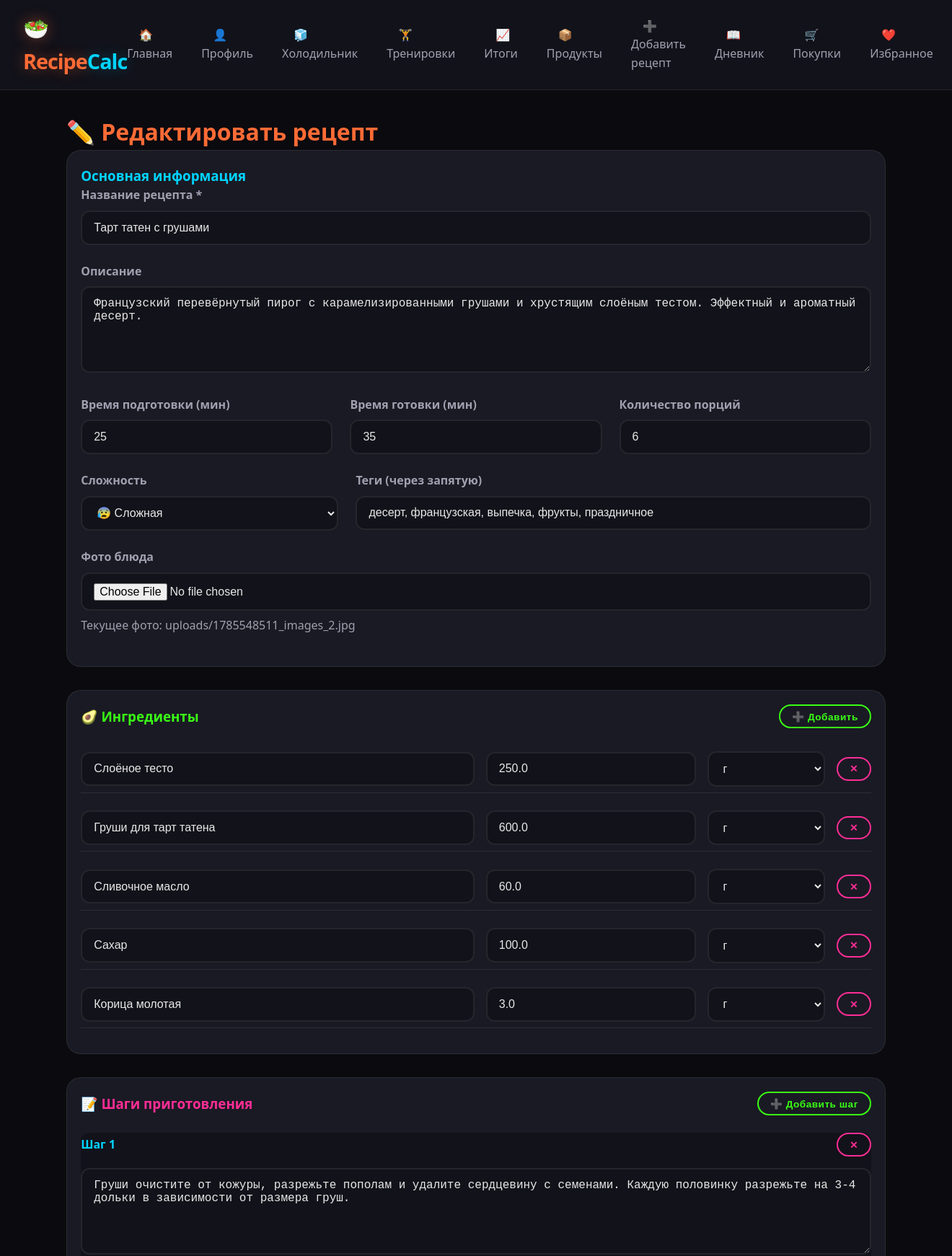
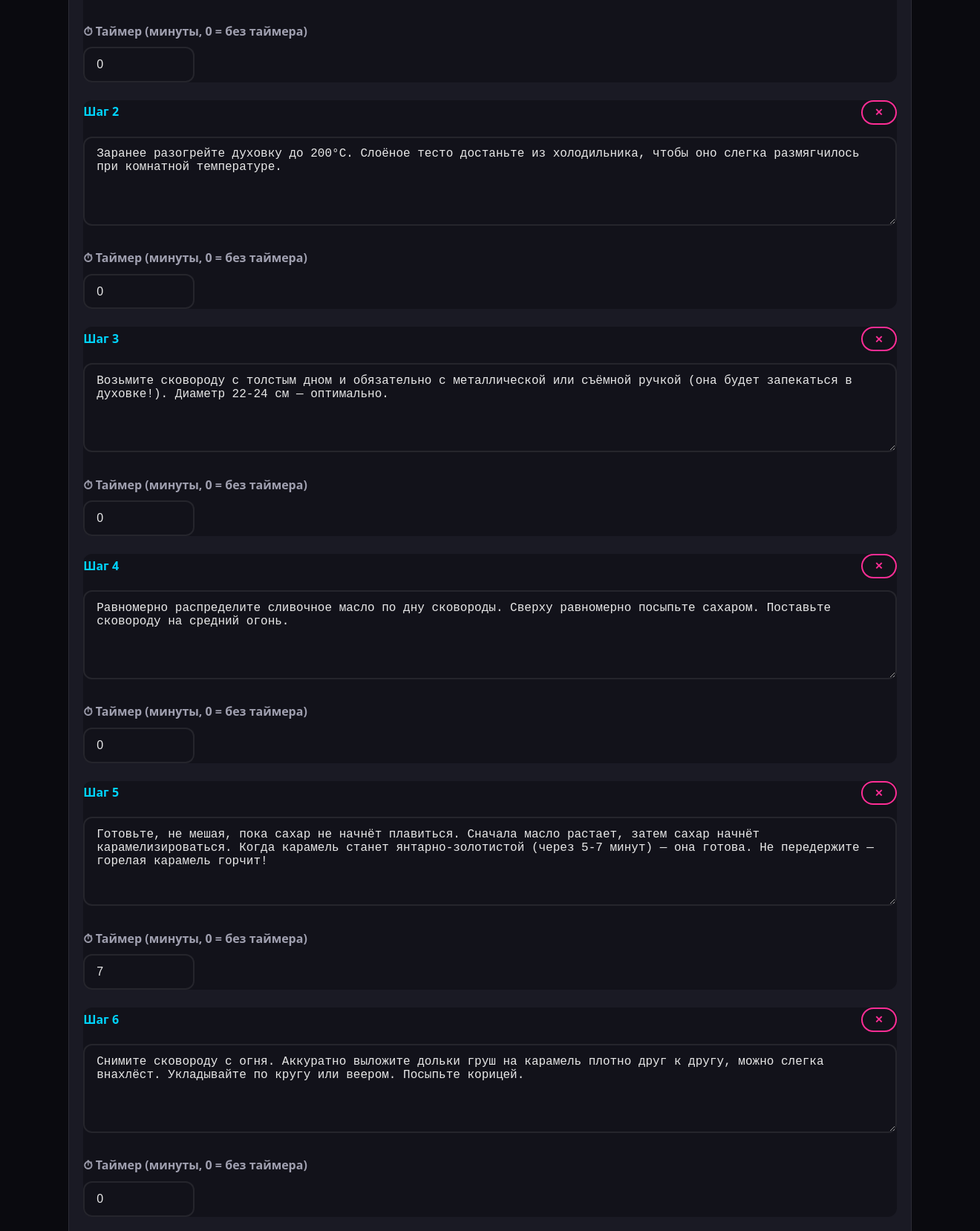
Page /recipes/16/edit (upper part) on the committed database (2 pictures, top to bottom).
### models.py (models this page shows, shortened)
class Recipe(db.Model):
    id = db.Column(db.Integer, primary_key=True)
    title = db.Column(db.String(200), nullable=False)
    description = db.Column(db.Text, default='')
    image = db.Column(db.String(300), default='')
    prep_time = db.Column(db.Integer, default=0)
    cook_time = db.Column(db.Integer, default=0)
    total_time = db.Column(db.Integer, default=0)
    default_portions = db.Column(db.Integer, default=1)
    difficulty = db.Column(db.String(20), default='easy')
    tags = db.Column(db.String(300), default='')
    instructions = db.Column(db.Text, default='')  # JSON steps
    created_at = db.Column(db.DateTime, default=datetime.utcnow)
    updated_at = db.Column(db.DateTime, default=datetime.utcnow, onupdate=datetime.utcnow)
    favorites = db.Column(db.Boolean, default=False)
    rating = db.Column(db.Float, default=0.0)
    rating_count = db.Column(db.Integer, default=0)
    ingredients = db.relationship('RecipeIngredient',
                                  backref='recipe',
                                  lazy=True,
                                  cascade="all, delete-orphan")

class RecipeIngredient(db.Model):
    id = db.Column(db.Integer, primary_key=True)
    recipe_id = db.Column(db.Integer, db.ForeignKey('recipe.id'), nullable=False)
    product_id = db.Column(db.Integer, db.ForeignKey('product.id'), nullable=False)
    product = db.relationship('Product', lazy='joined')
    quantity = db.Column(db.Float, default=0.0)
    unit = db.Column(db.String(20), default='г')

class Product(db.Model):
    id = db.Column(db.Integer, primary_key=True)
    name = db.Column(db.String(200), nullable=False, unique=True)
    calories = db.Column(db.Float, default=0.0)
    proteins = db.Column(db.Float, default=0.0)
    fats = db.Column(db.Float, default=0.0)
    carbs = db.Column(db.Float, default=0.0)
    category = db.Column(db.String(100), default='')
    image = db.Column(db.String(300), default='')
    default_unit = db.Column(db.String(20), default='г')
    price = db.Column(db.Float, default=0.0)           # Цена
    price_unit = db.Column(db.String(20), default='кг') # ← НОВОЕ: за что цена (кг, шт, л, 100г)
    created_at = db.Column(db.DateTime, default=datetime.utcnow)

### routes/recipes.py (the view, shortened to what this page needs)
@recipes_bp.route('/<int:recipe_id>/edit', methods=['GET', 'POST'])
def edit_recipe(recipe_id):
    recipe = Recipe.query.get_or_404(recipe_id)
    products = Product.query.order_by(Product.name).all()
    existing_steps = []
    if recipe.instructions:
        try:
            existing_steps = json.loads(recipe.instructions)
        except (json.JSONDecodeError, TypeError):
            existing_steps = []
    return render_template('recipe_form.html',
                           recipe=recipe,
                           products=products,
                           is_edit=True,
                           existing_steps=existing_steps)

### templates/recipe_form.html (shortened to what this page needs)
{% extends "base.html" %}
{% block content %}
<h1 style="color: var(--neon-orange);">
    {% if is_edit %}✏️ Редактировать рецепт{% else %}➕ Новый рецепт{% endif %}
</h1>
<form method="POST" enctype="multipart/form-data" id="recipeForm">
    <div class="card mb-4">
        <div class="card-body">
            <h3 style="color: var(--neon-blue);">Основная информация</h3>
            <div class="form-group">
                <label class="form-label">Название рецепта *</label>
                <input type="text" name="title" class="form-control"
                       value="{{ recipe.title if recipe else '' }}" required>
            </div>
            <div class="form-group">
                <label class="form-label">Описание</label>
                <textarea name="description" class="form-control"
                          rows="3">{{ recipe.description if recipe else '' }}</textarea>
            </div>
            <div class="d-flex gap-3 flex-wrap">
                <div class="form-group" style="flex:1;">
                    <label class="form-label">Время подготовки (мин)</label>
                    <input type="number" name="prep_time" class="form-control"
                           value="{{ recipe.prep_time if recipe else 0 }}" min="0">
                </div>
                <div class="form-group" style="flex:1;">
                    <label class="form-label">Время готовки (мин)</label>
                    <input type="number" name="cook_time" class="form-control"
                           value="{{ recipe.cook_time if recipe else 0 }}" min="0">
                </div>
                <div class="form-group" style="flex:1;">
                    <label class="form-label">Количество порций</label>
                    <input type="number" name="default_portions" class="form-control"
                           value="{{ recipe.default_portions if recipe else 1 }}" min="1">
                </div>
            </div>
            <div class="d-flex gap-3 flex-wrap">
                <div class="form-group" style="flex:1;">
                    <label class="form-label">Сложность</label>
                    <select name="difficulty" class="form-control">
                        <option value="hard" {% if recipe and recipe.difficulty == 'hard' %}selected{% endif %}>
                            😰 Сложная
                        </option>
                    </select>
                </div>
                <div class="form-group" style="flex:2;">
                    <label class="form-label">Теги (через запятую)</label>
                    <input type="text" name="tags" class="form-control"
                           value="{{ recipe.tags if recipe else '' }}"
                           placeholder="завтрак, ПП, салат">
                </div>
            </div>
            <div class="form-group">
                <label class="form-label">Фото блюда</label>
                <input type="file" name="image" class="form-control" accept="image/*">
                {% if recipe and recipe.image %}
                <p style="margin-top:0.5rem; color: var(--text-secondary);">
                    Текущее фото: {{ recipe.image }}
                </p>
                {% endif %}
            </div>
        </div>
    </div>
    <div class="card mb-4">
        <div class="card-body">
            <div class="d-flex justify-content-between align-items-center mb-3">
                <h3 style="color: var(--neon-green); margin:0;">🥑 Ингредиенты</h3>
                <button type="button" class="btn btn-success btn-sm" onclick="addIngredientRow()">
                    ➕ Добавить
                </button>
            </div>
            <div id="ingredients-container">
                {% if is_edit and recipe.ingredients %}
                    {% for ing in recipe.ingredients %}
                    <div class="ingredient-row d-flex gap-2 align-items-center mb-2">
                        <input type="text" class="form-control autocomplete-product" style="flex:2;"
                               placeholder="Начните вводить продукт..."
                               data-product-id="{{ ing.product_id }}"
                               value="{{ ing.product.name if ing.product else '' }}">
                        <input type="number" name="ingredient_quantity[]" class="form-control"
                               style="flex:1;" placeholder="Кол-во" step="0.1" min="0"
                               value="{{ ing.quantity }}" required>
                        <select name="ingredient_unit[]" class="form-control" style="flex:0.5;">
                            <option value="г" {% if ing.unit == 'г' %}selected{% endif %}>г</option>
                        </select>
                        <button type="button" class="btn btn-danger btn-sm"
                                onclick="this.closest('.ingredient-row').remove()">✕</button>
                    </div>
                    {% endfor %}
                {% endif %}
            </div>
        </div>
    </div>
    <div class="card mb-4">
        <div class="card-body">
            <div class="d-flex justify-content-between align-items-center mb-3">
                <h3 style="color: var(--neon-pink); margin:0;">📝 Шаги приготовления</h3>
                <button type="button" class="btn btn-success btn-sm" onclick="addStepRow()">
                    ➕ Добавить шаг
                </button>
            </div>
            <div id="steps-container">
                {% if is_edit and existing_steps %}
                    {% for step in existing_steps %}
                    <div class="step-row mb-3 p-3" style="background: var(--bg-secondary); border-radius: var(--radius-md);">
                        <div class="d-flex justify-content-between align-items-center mb-2">
                            <strong style="color: var(--neon-blue);">Шаг {{ step.step_number }}</strong>
                            <button type="button" class="btn btn-danger btn-sm"
                                    onclick="this.closest('.step-row').remove(); updateStepNumbers();">✕</button>
                        </div>
                        <div class="form-group">
                            <textarea name="step_text[]" class="form-control"
                                      placeholder="Опишите шаг приготовления..." rows="3">{{ step.instruction }}</textarea>
                        </div>
                        <div class="form-group">
                            <label class="form-label">⏱ Таймер (минуты, 0 = без таймера)</label>
                            <input type="number" name="step_time[]" class="form-control"
                                   value="{{ step.timer_minutes }}" min="0" style="width:150px;">
                        </div>
                    </div>
                    {% endfor %}
                {% endif %}
            </div>
        </div>
    </div>
</form>
{% endblock %}

### static/css/style.css (style rules this page uses)
:root { --bg-primary: #0a0a0f; --bg-secondary: #12121a; --bg-card: #1a1a24; --bg-card-hover: #222230; --neon-orange: #ff6b35; --neon-orange-glow: rgba(255, 107, 53, 0.4); --neon-green: #39ff14; --neon-green-glow: rgba(57, 255, 20, 0.3); --neon-blue: #00d4ff; --neon-blue-glow: rgba(0, 212, 255, 0.3); --neon-pink: #ff2d95; --neon-pink-glow: rgba(255, 45, 149, 0.3); --neon-yellow: #ffd700; --text-primary: #e8e8e8; --text-secondary: #a0a0b0; --text-muted: #6a6a7a; --border-color: rgba(255, 255, 255, 0.08); --success: #39ff14; --warning: #ffd700; --danger: #ff2d95; --radius-sm: 8px; --radius-md: 12px; --radius-lg: 20px; --radius-xl: 28px; --transition: all 0.3s cubic-bezier(0.4, 0, 0.2, 1); }
* { margin: 0; padding: 0; box-sizing: border-box; }
body { font-family: 'Segoe UI', system-ui, -apple-system, sans-serif; background: var(--bg-primary); color: var(--text-primary); line-height: 1.6; min-height: 100vh; }
.btn { display: inline-block; padding: 0.7rem 1.5rem; border: 2px solid transparent; border-radius: var(--radius-xl); font-weight: 600; text-decoration: none; cursor: pointer; transition: var(--transition); font-size: 0.95rem; letter-spacing: 0.5px; }
.btn-success { background: transparent; border-color: var(--neon-green); color: var(--neon-green); }
.btn-danger { background: transparent; border-color: var(--danger); color: var(--danger); }
.btn-sm { padding: 0.4rem 1rem; font-size: 0.85rem; }
.card { position: relative; }
.card { background: var(--bg-card); border: 1px solid var(--border-color); border-radius: var(--radius-lg); overflow: hidden; transition: var(--transition); display: flex; flex-direction: column; height: 100%; }
.card-body { padding: 1.2rem; flex: 1; display: flex; flex-direction: column; }
.form-group { margin-bottom: 1.5rem; }
.form-label { display: block; font-weight: 600; margin-bottom: 0.5rem; color: var(--text-secondary); }
.form-control { width: 100%; padding: 0.8rem 1rem; background: var(--bg-secondary); border: 2px solid var(--border-color); border-radius: var(--radius-md); color: var(--text-primary); font-size: 1rem; transition: var(--transition); }
textarea.form-control { min-height: 120px; resize: vertical; }
select.form-control { cursor: pointer; }
.mb-2 { margin-bottom: 1rem; }
.mb-3 { margin-bottom: 1.5rem; }
.mb-4 { margin-bottom: 2rem; }
.d-flex { display: flex; }
.align-items-center { align-items: center; }
.justify-content-between { justify-content: space-between; }
.gap-2 { gap: 1rem; }
.gap-3 { gap: 1.5rem; }
.flex-wrap { flex-wrap: wrap; }
.card { animation: fadeIn 0.5s ease-out forwards; }
.ingredient-row { display: flex; justify-content: space-between; padding: 0.5rem 0; border-bottom: 1px solid var(--border-color); }

### rows in the picture
Recipe: title "Тарт татен с грушами", description "Французский перевёрнутый пирог с карамелизированными грушами и хрустящим слоёным тестом. Эффектный и ароматный десерт.", prep_time "25", cook_time "35", default_portions "6", difficulty "😰 Сложная", tags "десерт, французская, выпечка, фрукты, праздничное", image "uploads/1785548511_images_2.jpg"
RecipeIngredient: product "Слоёное тесто", quantity "250.0", unit "г"
RecipeIngredient: product "Груши для тарт татена", quantity "600.0", unit "г"
RecipeIngredient: product "Сливочное масло", quantity "60.0", unit "г"
RecipeIngredient: product "Сахар", quantity "100.0", unit "г"
RecipeIngredient: product "Корица молотая", quantity "3.0", unit "г"

### other values in the picture
{{ step.step_number }} "1" "2" "3" "4" "5" "6"
